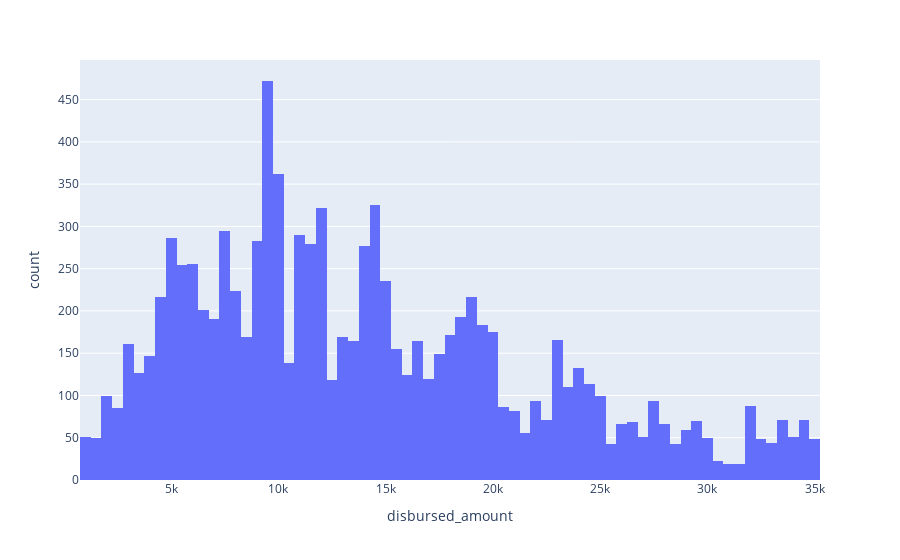

The notebook cell this image was saved under:
### Code cell
px.histogram(df,x ='disbursed_amount')

## Majority of the amount range is in 5k to 15K

### Figure 1 — Plotly figure (JSON) as saved in the notebook; plotly's stock layout.template omitted (floating-point values rounded to 4 significant figures; data arrays with more than 128 entries replaced by an {"elided": "..."} marker saying what was removed)
{"data": [{"alignmentgroup": "True", "bingroup": "x", "hovertemplate": "disbursed_amount=%{x}<br>count=%{y}<extra></extra>", "legendgroup": "", "marker": {"color": "#636efa", "pattern": {"shape": ""}}, "name": "", "offsetgroup": "", "orientation": "v", "showlegend": false, "type": "histogram", "x": {"elided": "10000 float values"}, "xaxis": "x", "yaxis": "y"}], "layout": {"barmode": "relative", "legend": {"tracegroupgap": 0}, "margin": {"t": 60}, "xaxis": {"anchor": "y", "domain": [0, 1], "title": {"text": "disbursed_amount"}}, "yaxis": {"anchor": "x", "domain": [0, 1], "title": {"text": "count"}}}}
